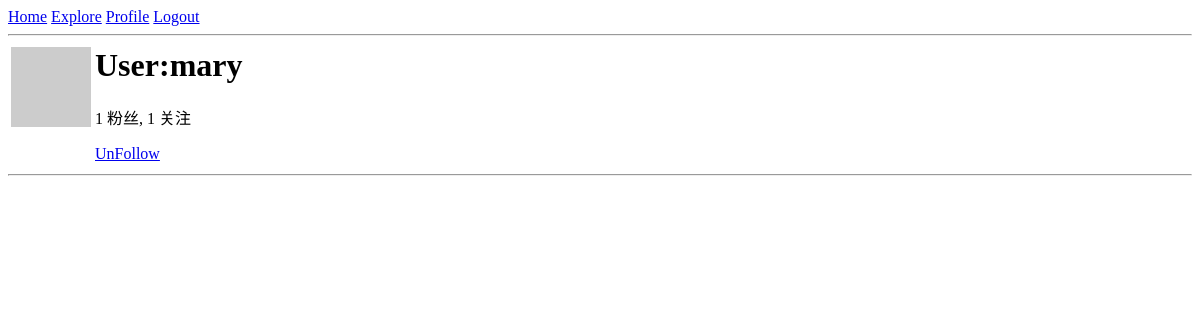
The page /user/mary (signed in) on the database as committed earlier.
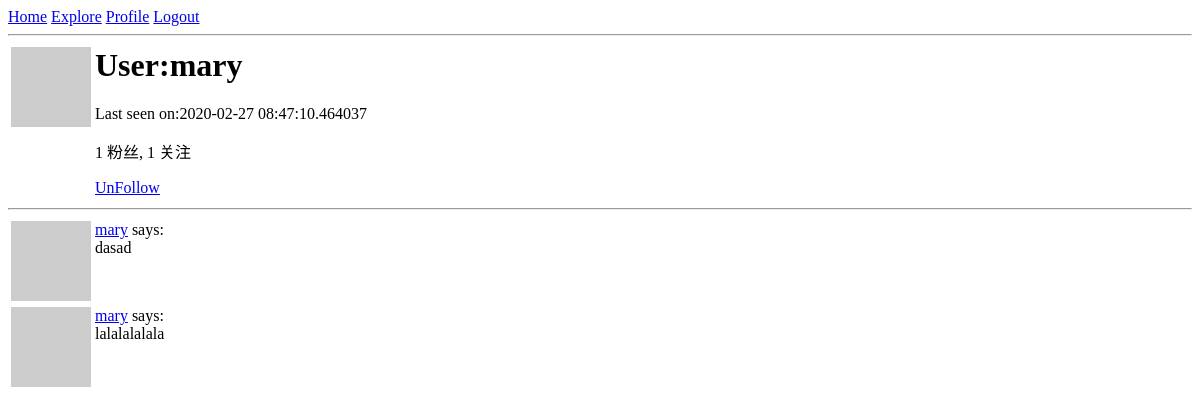
The same page on the database as committed later.
### app/models.py (models this page shows, shortened)
class User(UserMixin,db.Model):
    id = db.Column(db.Integer, primary_key=True)
    username = db.Column(db.String(64), index=True, unique=True)
    email = db.Column(db.String(120), index=True, unique=True)
    password_hash = db.Column(db.String(128))
    posts = db.relationship('Post', backref='author', lazy='dynamic')
    about_me = db.Column(db.String(140))
    last_seen = db.Column(db.DateTime, default=datetime.utcnow)
    followed = db.relationship(
        'User',
        secondary=followers,
        primaryjoin=(followers.c.follower_id==id),
        secondaryjoin=(followers.c.followed_id==id),
        backref=db.backref('followers', lazy='dynamic'),
        lazy='dynamic'
        )
    def avatar(self,size):
        hashvalue = md5(self.email.lower().encode('utf-8')).hexdigest()
        return f'https://www.gravatar.com/avatar/{hashvalue}?d=identicon&s={size}'
    def is_following(self,user):
        return self.followed.filter(followers.c.followed_id==user.id).count()>0

class Post(db.Model):
    id = db.Column(db.Integer, primary_key=True)
    body = db.Column(db.String(140))
    timestamp = db.Column(db.DateTime, index=True, default=datetime.utcnow)
    user_id = db.Column(db.Integer, db.ForeignKey('user.id'))

### app/routes.py (the view)
@app.route('/user/<username>')
@login_required
def user(username):
    user = User.query.filter_by(username=username).first_or_404()
    page = request.args.get('page', 1, type=int)
    posts = Post.query.filter_by(user_id=user.id).order_by(Post.timestamp.desc()).paginate(page, app.config['POSTS_PER_PAGE'], False)
    next_url = url_for('user', username=user.username, page=posts.next_num) if posts.has_next else None
    prev_url = url_for('user', username=user.username, page=posts.prev_num) if posts.has_prev else None
    return render_template('user.html',user=user,posts=posts.items,next_url=next_url, prev_url=prev_url)

### app/models.py (called while the page is built)
@login.user_loader
def load_user(id):
    return User.query.get(int(id))

### app/routes.py (called while the page is built)
@app.before_request
def before_request():
    if current_user.is_authenticated:
        current_user.last_seen = datetime.utcnow()
        db.session.commit()

### app/templates/user.html (shortened to what this page needs)
{% extends "base.html" %}
{% block content %}
    <table>
        <tr valign="top">
            <td><img src="{{ user.avatar(128) }}"></td>
            <td>
                <h1>User:{{ user.username }}</h1>
                {% if user.last_seen %}
                    <p>Last seen on:{{user.last_seen}}</p>
                {% endif %}
                <p>{{user.followers.count()}} 粉丝, {{user.followed.count()}} 关注</p>
                {% if user == current_user %}
                    <p>
                        <a href="{{ url_for('edit_profile') }}">Edit your profile</a>
                    </p>
                {% elif not current_user.is_following(user) %}
                <p><a href="{{ url_for('follow',username=user.username)}}">Follow</a></p>
                {% else %}
                <p><a href="{{ url_for('unfollow',username=user.username)}}">UnFollow</a></p>
                {% endif %}
            </td>
        </tr>
    </table>
    <hr>
    {% for post in posts %}
        {% include '_post.html' %}
    {% endfor %}
{% endblock%}

### app/templates/base.html (shortened to what this page needs)
<html>
    <head>
    </head>
    <body>
        <div>
            <a href="{{url_for('index')}}">Home</a>
            <a href="{{url_for('explore')}}">Explore</a>
            {% if current_user.is_anonymous %}
            <a href="{{url_for('login')}}">Login</a>
            {% else %}
            <a href="{{url_for('user',username=current_user.username)}}">Profile</a>
            <a href="{{url_for('logout')}}">Logout</a>
            {% endif %}
        </div>
        <hr>
        {% block content %}
        {% endblock %}
    </body>
</html>

### app/templates/_post.html
<table>
    <tr valign="top">
        <td><img src="{{ post.author.avatar(36) }}"></td>
        <td>
            <a href="{{ url_for('user', username=post.author.username) }}">{{ post.author.username }}</a> says:<br>{{ post.body }}
        </td>
    </tr>
</table>

Rows that differ between the two databases and show on the page:
changed User "mary": last_seen (not shown) → "2020-02-27 08:47:10.464037"
added Post: author.username "mary", body "dasad"
added Post: author.username "mary", body "lalalalalala"
Other text that changed with them:
text now shown: "Last seen on:"
